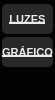
        <widget class="QFrame" name="frame_menu">
         <property name="sizePolicy">
          <sizepolicy hsizetype="Expanding" vsizetype="Preferred">
           <horstretch>250</horstretch>
           <verstretch>0</verstretch>
          </sizepolicy>
         </property>
         <property name="minimumSize">
          <size>
           <width>55</width>
           <height>50</height>
          </size>
         </property>
         <property name="maximumSize">
          <size>
           <width>50</width>
           <height>16777215</height>
          </size>
         </property>
         <property name="font">
          <font>
           <pointsize>5</pointsize>
           <weight>75</weight>
           <bold>true</bold>
           <underline>true</underline>
          </font>
         </property>
         <property name="styleSheet">
          <string notr="true">background-color: rgb(3, 3, 3);
color: rgb(235, 235, 235);</string>
         </property>
         <property name="frameShape">
          <enum>QFrame::NoFrame</enum>
         </property>
         <property name="frameShadow">
          <enum>QFrame::Raised</enum>
         </property>
         <layout class="QVBoxLayout" name="verticalLayout_3">
          <property name="spacing">
           <number>0</number>
          </property>
          <property name="leftMargin">
           <number>0</number>
          </property>
          <property name="topMargin">
           <number>0</number>
          </property>
          <property name="rightMargin">
           <number>0</number>
          </property>
          <property name="bottomMargin">
           <number>0</number>
          </property>
          <item alignment="Qt::AlignHCenter|Qt::AlignTop">
           <widget class="QFrame" name="frame">
            <property name="minimumSize">
             <size>
              <width>50</width>
              <height>0</height>
             </size>
            </property>
            <property name="maximumSize">
             <size>
              <width>250</width>
              <height>16777215</height>
             </size>
            </property>
            <property name="frameShape">
             <enum>QFrame::StyledPanel</enum>
            </property>
            <property name="frameShadow">
             <enum>QFrame::Raised</enum>
            </property>
            <layout class="QVBoxLayout" name="verticalLayout_2">
             <property name="spacing">
              <number>3</number>
             </property>
             <property name="leftMargin">
              <number>0</number>
             </property>
             <property name="topMargin">
              <number>3</number>
             </property>
             <property name="rightMargin">
              <number>0</number>
             </property>
             <property name="bottomMargin">
              <number>2</number>
             </property>
             <item>
              <widget class="QPushButton" name="btn_luzes">
               <property name="sizePolicy">
                <sizepolicy hsizetype="Minimum" vsizetype="Fixed">
                 <horstretch>0</horstretch>
                 <verstretch>0</verstretch>
                </sizepolicy>
               </property>
               <property name="minimumSize">
                <size>
                 <width>50</width>
                 <height>30</height>
                </size>
               </property>
               <property name="maximumSize">
                <size>
                 <width>70</width>
                 <height>30</height>
                </size>
               </property>
               <property name="font">
                <font>
                 <pointsize>8</pointsize>
                 <weight>75</weight>
                 <bold>true</bold>
                 <underline>true</underline>
                </font>
               </property>
               <property name="layoutDirection">
                <enum>Qt::LeftToRight</enum>
               </property>
               <property name="styleSheet">
                <string notr="true">QPushButton{
	
	background-color: rgb(40,40, 40);
	border:0px solid rgb(150, 150, 150);
	border-radius:5px;
}

QPushButton:hover{
	
	background-color: rgb(19, 106, 236);
	border:0px solid rgb(90, 90, 90);
}

QPushButton:pressed{
	background-color: rgb(200, 200, 200);
	border:0px solid rgb(90, 90, 90);
}</string>
               </property>
               <property name="inputMethodHints">
                <set>Qt::ImhNone</set>
               </property>
               <property name="text">
                <string>LUZES</string>
               </property>
              </widget>
             </item>
             <item>
              <widget class="QPushButton" name="btn_grafico">
               <property name="minimumSize">
                <size>
                 <width>50</width>
                 <height>30</height>
                </size>
               </property>
               <property name="maximumSize">
                <size>
                 <width>70</width>
                 <height>30</height>
                </size>
               </property>
               <property name="font">
                <font>
                 <pointsize>8</pointsize>
                 <weight>75</weight>
                 <bold>true</bold>
                 <underline>true</underline>
                </font>
               </property>
               <property name="styleSheet">
                <string notr="true">QPushButton{
	
	background-color: rgb(40, 40,40);
	border:0px solid rgb(150, 150, 150);
	border-radius:5px;
}

QPushButton:hover{
	
	background-color: rgb(19, 106, 236);
	border:0px solid rgb(90, 90, 90);
}

QPushButton:pressed{
	background-color: rgb(200, 200, 200);
	border:0px solid rgb(90, 90, 90);
}</string>
               </property>
               <property name="inputMethodHints">
                <set>Qt::ImhNone</set>
               </property>
               <property name="text">
                <string>GRÁFICO</string>
               </property>
              </widget>
             </item>
            </layout>
           </widget>
          </item>
         </layout>
        </widget>
